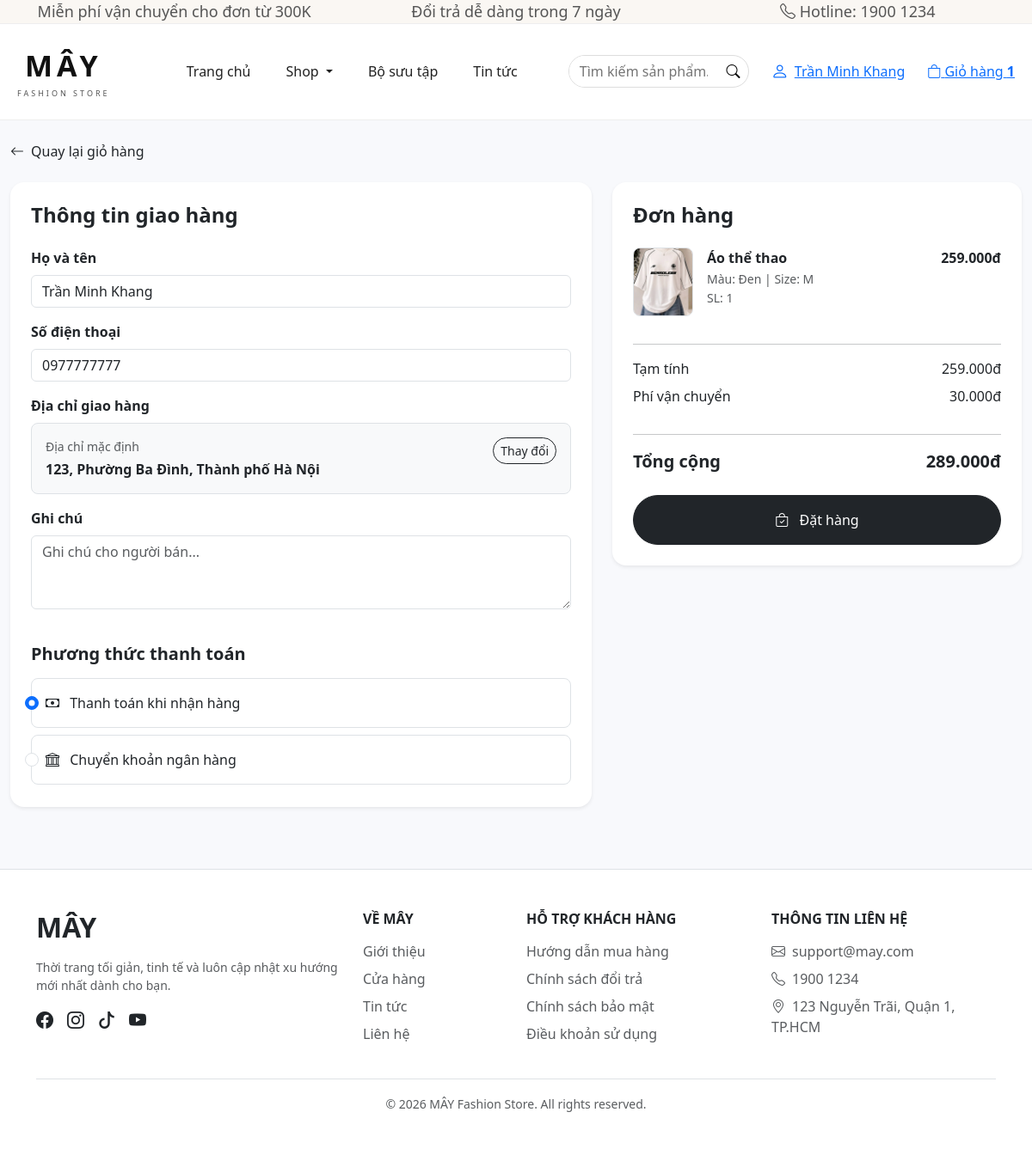
The page /fashion-store/checkout.php (signed in) on the database its author committed.
### tables this page shows
CREATE TABLE users (
    id INT AUTO_INCREMENT PRIMARY KEY,
    name VARCHAR(100) NOT NULL,
    email VARCHAR(150) NOT NULL UNIQUE,
    password VARCHAR(255) NOT NULL,
    phone VARCHAR(20),
    address VARCHAR(255),
    avatar VARCHAR(255),
    dob DATE,
    gender VARCHAR(20),
    role ENUM('user','admin') DEFAULT 'user',
    status INT DEFAULT 1,
    created_at DATETIME DEFAULT CURRENT_TIMESTAMP
);

CREATE TABLE cart_items (
    id INT AUTO_INCREMENT PRIMARY KEY,
    cart_id INT NOT NULL,
    product_id INT NOT NULL,
    variant_id INT NOT NULL,
    quantity INT NOT NULL DEFAULT 1,
    price DECIMAL(15,2) NOT NULL,
    FOREIGN KEY (cart_id) REFERENCES cart(id),
    FOREIGN KEY (product_id) REFERENCES products(id),
    FOREIGN KEY (variant_id) REFERENCES product_variants(id)
);

CREATE TABLE products (
    id INT AUTO_INCREMENT PRIMARY KEY,
    category_id INT NOT NULL,
    name VARCHAR(200) NOT NULL,
    price DECIMAL(15,2) NOT NULL,
    description TEXT,
    quantity INT DEFAULT 0,
    main_image VARCHAR(255),
    status INT DEFAULT 1,
    created_at DATETIME DEFAULT CURRENT_TIMESTAMP,
    gender ENUM('male','female') NOT NULL DEFAULT 'female',
    FOREIGN KEY (category_id) REFERENCES categories(id)
);

CREATE TABLE product_variants (
    id INT AUTO_INCREMENT PRIMARY KEY,
    product_id INT NOT NULL,
    size VARCHAR(20) NOT NULL,
    color VARCHAR(50) NOT NULL,
    quantity INT DEFAULT 0,
    FOREIGN KEY (product_id) REFERENCES products(id)
);

### fashion-store/checkout.php (the view, shortened to what this page needs)
<?php
require_once __DIR__ . '/../includes/database.php';
$user_id = (int)$_SESSION['user']['id'];
$stmt = $conn->prepare("SELECT id FROM cart WHERE user_id = ? LIMIT 1");
$stmt->bind_param("i",$user_id);
$stmt->execute();
$cart = $stmt->get_result()->fetch_assoc();
$cart_id = (int)$cart['id'];
$stmt = $conn->prepare("
    SELECT ci.id,ci.product_id,ci.variant_id,ci.quantity,ci.price,
           p.name,p.main_image,pv.size,pv.color,pv.quantity AS stock
    FROM cart_items ci
    JOIN products p ON ci.product_id = p.id
    LEFT JOIN product_variants pv ON ci.variant_id = pv.id
    WHERE ci.cart_id = ?
    ORDER BY ci.id DESC
");
$stmt->bind_param("i",$cart_id);
$stmt->execute();
$result = $stmt->get_result();
$items = [];
$total = 0;
while ($row = $result->fetch_assoc()) {
    $items[] = $row;
    $total += (float)$row['price'] * (int)$row['quantity'];
}
$stmt = $conn->prepare("SELECT name,phone,address FROM users WHERE id = ? LIMIT 1");
$stmt->bind_param("i",$user_id);
$stmt->execute();
$user_info = $stmt->get_result()->fetch_assoc();
$saved_name = $user_info['name'] ?? $_SESSION['user']['name'] ?? '';
$saved_phone = $user_info['phone'] ?? $_SESSION['user']['phone'] ?? '';
$saved_address = trim($user_info['address'] ?? '');
$has_saved_address = !empty($saved_address);
$shipping_fee = 30000;
$grand_total = $total + $shipping_fee;
?>
<?php include '../includes/header.php'; ?>
<?php include '../includes/menu.php'; ?>
<div class="container-fluid py-4">
<div class="mb-4">
    <a href="cart.php" class="text-decoration-none text-dark">
        <i class="bi bi-arrow-left me-2"></i>Quay lại giỏ hàng
    </a>
</div>
<form method="POST" id="checkoutForm">
    <div class="row g-4">
        <div class="col-lg-7">
            <div class="card border-0 shadow-sm rounded-4 p-4">
                <h4 class="fw-bold mb-4">
                    Thông tin giao hàng
                </h4>
                <div class="mb-3">
                    <label class="form-label fw-semibold">
                        Họ và tên
                    </label>
                    <input type="text"
                           name="customer_name"
                           class="form-control"
                           value="<?= htmlspecialchars($_POST['customer_name'] ?? $saved_name) ?>"
                           required>
                </div>
                <div class="mb-3">
                    <label class="form-label fw-semibold">
                        Số điện thoại
                    </label>
                    <input type="text"
                           name="phone"
                           class="form-control"
                           value="<?= htmlspecialchars($_POST['phone'] ?? $saved_phone) ?>"
                           required>
                </div>
                <div class="mb-3">
                <label class="form-label fw-semibold">Địa chỉ giao hàng</label>
                <?php if ($has_saved_address): ?>
                    <div id="savedAddressBox"
                        class="border rounded-3 p-3 bg-light">
                        <div class="d-flex justify-content-between align-items-start">
                            <div>
                                <small class="text-muted d-block mb-1">
                                    Địa chỉ mặc định
                                </small>
                                <div class="fw-semibold">
                                    <?= htmlspecialchars($saved_address) ?>
                                </div>
                            </div>
                            <button type="button"
                                    id="changeAddressBtn"
                                    class="btn btn-sm btn-outline-dark rounded-pill">
                                Thay đổi
                            </button>
                        </div>
                    </div>
    <?php endif; ?>
</div>
                <div class="mb-3">
                    <label class="form-label fw-semibold">
                        Ghi chú
                    </label>
                    <textarea name="note"
                              class="form-control"
                              rows="3"
                              placeholder="Ghi chú cho người bán..."><?= htmlspecialchars($_POST['note'] ?? '') ?></textarea>
                </div>
                <h5 class="fw-bold mt-4 mb-3">
                    Phương thức thanh toán
                </h5>
                <div class="form-check border rounded-3 p-3 mb-2">
                    <input class="form-check-input"
                           type="radio"
                           name="payment_method"
                           value="cod"
                           id="cod"
                           <?= ($_POST['payment_method'] ?? 'cod') === 'cod' ? 'checked' : '' ?>>
                    <label class="form-check-label" for="cod">
                        <i class="bi bi-cash me-2"></i>
                        Thanh toán khi nhận hàng
                    </label>
                </div>
                <div class="form-check border rounded-3 p-3">
                    <input class="form-check-input"
                           type="radio"
                           name="payment_method"
                           value="bank"
                           id="bank"
                           <?= ($_POST['payment_method'] ?? '') === 'bank' ? 'checked' : '' ?>>
                    <label class="form-check-label" for="bank">
                        <i class="bi bi-bank me-2"></i>
                        Chuyển khoản ngân hàng
                    </label>
                </div>
            </div>
        </div>
        <div class="col-lg-5">
            <div class="card border-0 shadow-sm rounded-4 p-4">
                <h4 class="fw-bold mb-4">
                    Đơn hàng
                </h4>
                <?php foreach ($items as $item): ?>
                    <div class="d-flex gap-3 mb-3">
                        <?php if (!empty($item['main_image'])): ?>
                            <img src="../uploads/products/<?= htmlspecialchars($item['main_image']) ?>"
                                 style="width:70px;height:80px;object-fit:cover;"
                                 class="rounded-3 border">
                        <?php endif; ?>
                        <div class="flex-grow-1">
                            <div class="fw-semibold">
                                <?= htmlspecialchars($item['name']) ?>
                            </div>
                            <?php if ($item['size'] || $item['color']): ?>
                                <small class="text-muted">
                                    <?= $item['color'] ? 'Màu: '.htmlspecialchars($item['color']) : '' ?>
                                    <?= $item['size'] ? ' | Size: '.htmlspecialchars($item['size']) : '' ?>
                                </small>
                            <?php endif; ?>
                            <div class="small text-muted">
                                SL: <?= (int)$item['quantity'] ?>
                            </div>
                        </div>
                        <div class="fw-semibold">
                            <?= number_format(
                                $item['price'] * $item['quantity'],
                                0,',','.'
                            ) ?>đ
                        </div>
                    </div>
                <?php endforeach; ?>
                <hr>
                <div class="d-flex justify-content-between mb-2">
                    <span>Tạm tính</span>
                    <span><?= number_format($total,0,',','.') ?>đ</span>
                </div>
                <div class="d-flex justify-content-between mb-3">
                    <span>Phí vận chuyển</span>
                    <span><?= number_format($shipping_fee,0,',','.') ?>đ</span>
                </div>
                <hr>
                <div class="d-flex justify-content-between fs-5 fw-bold mb-4">
                    <span>Tổng cộng</span>
                    <span><?= number_format($grand_total,0,',','.') ?>đ</span>
                </div>
                <button type="submit"
                        class="btn btn-dark w-100 rounded-pill py-3">
                    <i class="bi bi-bag-check me-2"></i>
                    Đặt hàng
                </button>
            </div>
        </div>
    </div>
</form>
</div>
<?php include '../includes/footer.php'; ?>

### includes/menu.php (shortened to what this page needs)
<?php
require_once "../includes/database.php";
$user = $_SESSION['user'] ?? null;
$isLoggedIn = isset($_SESSION['user']);
$cart_count = 0;
if ($isLoggedIn) {
    $user_id = (int)$user['id'];
    $stmt = $conn->prepare("
        SELECT COUNT(*) AS total
        FROM cart_items ci
        INNER JOIN cart c ON ci.cart_id = c.id
        WHERE c.user_id = ?
    ");
    $stmt->bind_param("i", $user_id);
    $stmt->execute();
    $result = $stmt->get_result();
    $cart_count = (int)$result->fetch_assoc()['total'];
}
?>
<div class="topbar">
    <div class="container-fluid px-3">
        <div class="row align-items-center text-center">
            <div class="col-12 col-md-4">
                <span>Miễn phí vận chuyển cho đơn từ 300K</span>
            </div>
            <div class="col-md-4  ">
                <span>Đổi trả dễ dàng trong 7 ngày</span>
            </div>
            <div class="col-md-4  ">
                <span>
                    <i class="bi bi-telephone"></i>
                    Hotline: 1900 1234
                </span>
            </div>
        </div>
    </div>
</div>
<nav class="main-navbar navbar navbar-expand-lg">
    <div class="navbar-container container-fluid">
        <div class="may-logo-wrapper d-flex align-items-center">
            <a href="index.php" class="may-logo">
                <span class="may-logo-main">MÂY</span>
                <span class="may-logo-sub">FASHION STORE</span>
            </a>
        </div>
        <div class="collapse navbar-collapse" id="mainMenu">
            <div class="main-nav navbar-nav">
                <a href="index.php" class="nav-item nav-link">Trang chủ</a>
                <div class="dropdown">
                    <button class="nav-item nav-link dropdown-toggle" type="button"
                            data-bs-toggle="dropdown" aria-expanded="false">
                        Shop
                    </button>
                </div>
                <a href="collections.php" class="nav-item nav-link">Bộ sưu tập</a>
                <a href="banners.php" class="nav-item nav-link">Tin tức</a>
            </div>
            <div class="navbar-actions ms-lg-auto">
                <form action="search.php" method="GET" class="header-search">
                    <input
                        type="text"
                        name="q"
                        placeholder="Tìm kiếm sản phẩm..."
                        value="<?= htmlspecialchars($_GET['q'] ?? '') ?>"
                    >
                    <button type="submit"><i class="bi bi-search"></i></button>
                </form>
                <div class="header-account">
                    <?php if ($isLoggedIn): ?>
                        <a href="profile.php" class="header-action">
                            <i class="bi bi-person"></i>
                            <span><?= htmlspecialchars($user['name'] ?? 'Tài khoản') ?></span>
                        </a>
                    <?php endif; ?>
                </div>
                <a href="cart.php" class="header-action cart-action">
                    <i class="bi bi-bag"></i>
                    <span>Giỏ hàng</span>
                    <b class="cart-count"><?= $cart_count ?></b>
                </a>
            </div>
        </div>
    </div>
</nav>

### assets/css/style.css (style rules this page uses)
body { background-color: #f8f9fc; font-family: 'Segoe UI', sans-serif; overflow-x: hidden; }
.topbar { background:#faf7f3;color:#555;font-size:18px;border-bottom:1px solid #eee }
.main-navbar { background:#fff;border-bottom:1px solid #eee }
.navbar-container { max-width:1200px;margin:auto;min-height:90px;padding:15px 20px;display:flex;align-items:center;justify-content:space-between;gap:30px }
.may-logo-wrapper { display:flex;align-items:center }
.may-logo { display:flex;flex-direction:column;align-items:center;color:#111;text-decoration:none }
.may-logo-main { font-size:34px;font-weight:600;letter-spacing:5px }
.may-logo-sub { font-size:9px;letter-spacing:3px;color:#555 }
.main-nav { display:flex;gap:25px;flex:1;justify-content:center }
.nav-item { color:#222;text-decoration:none;font-size:16px }
.navbar-actions { display:flex;align-items:center;gap:18px }
.header-search { width:210px;height:38px;display:flex;border:1px solid #ddd;border-radius:30px;overflow:hidden }
.header-search input { width:100%;border:0;outline:0;padding:0 12px;font-size:16px }
.header-search button { width:40px;border:0;background:none }
.header-account { position:relative;height:45px;display:flex;align-items:center }
.header-account .header-action { height:45px;padding:0 8px;display:flex;align-items:center;gap:7px;white-space:nowrap }
.header-account .header-action i { font-size:20px }

### rows shown on the page
users: name "Trần Minh Khang", customer_name "Trần Minh Khang", phone "0977777777", address "123, Phường Ba Đình, Thành phố Hà Nội"
cart_items: product.main_image (picture), product.name "Áo thể thao", variant.color "Đen", variant.size "M", quantity "1", $item['price'] * $item['quantity'] "259.000"

### other values the page prints
$cart_count "1"
$total "259.000"
$shipping_fee "30.000"
$grand_total "289.000"
